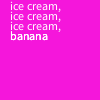
Frame 1 (no input)
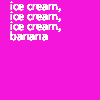
Frame 60 (the mouse pressed at the canvas centre just before this capture)
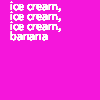
Frame 120 (the mouse held since frame 60 and released just before this capture)

The Processing sketch that drew these frames (run headless with seeded random() and noise(); from frame 60 on, the mouse is pressed at the canvas centre):

// Processing sketch: Banana_Split
// ── Banana_Split.pde
int y = 10;
void setup() {
  background(#F516DB);
}
void draw() {
 y=10;
  for(int i = 0; i<3; i++) {
  text("ice cream, ", 10, y);
  y=y+10;
  text("banana", 10, 40);
  }
 
}
